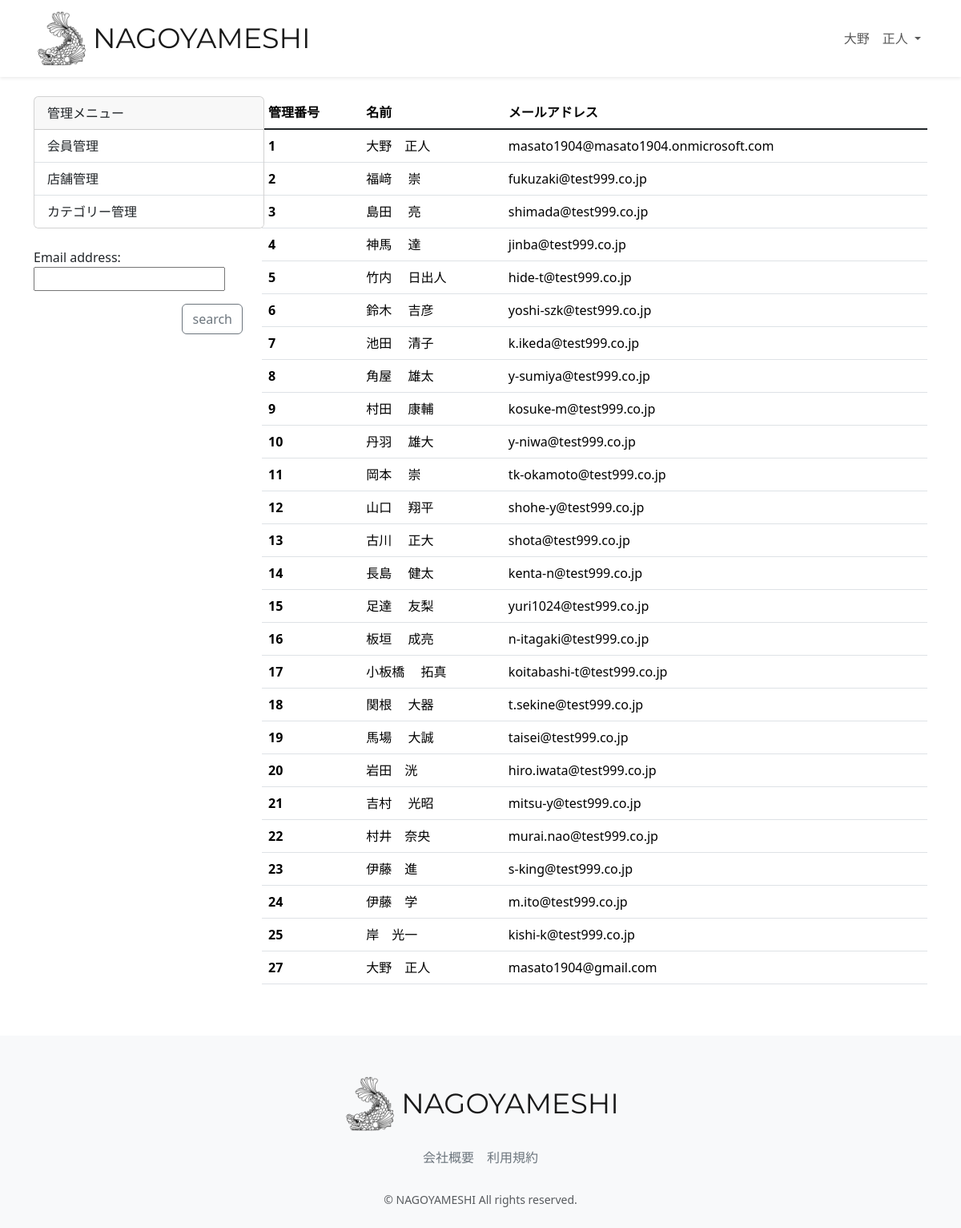
The page /accounts/management_user (signed in) on the database its author committed.
### accounts/models.py (models this page shows, shortened)
class CustomUser(AbstractUser):
    user_name = models.CharField(
        max_length=128, null=True, blank=True, verbose_name="ユーザー名前"
    )
    hurigana = models.CharField(
        max_length=128, null=True, blank=True, verbose_name="フリガナ"
    )
    zip_code = models.CharField(
        max_length=16, null=True, blank=True, verbose_name="郵便番号"
    )
    address = models.CharField(
        max_length=255, null=True, blank=True, verbose_name="住所"
    )
    phone_number = models.CharField(
        max_length=20, null=True, blank=True, verbose_name="電話番号"
    )
    birthday = models.CharField(
        max_length=20, null=True, blank=True, verbose_name="誕生日"
    )
    job = models.CharField(max_length=255, null=True, blank=True, verbose_name="職業")
    subscription = models.BooleanField(null=True, default=False, verbose_name="有料会員")
    card_name = models.CharField(max_length=128, null=True, blank=True,verbose_name='カード名義')
    card_number = models.CharField(max_length=128, null=True, blank=True,verbose_name='カード番号')
    class Meta:
        verbose_name = '会員一覧'
        verbose_name_plural = "会員一覧"

### accounts/views.py (the view)
# urls.py: path("management_user", views.UserList.as_view(model=CustomUser), name="management_user"),
class UserList(OnlyManagementUserMixin, ListView):
    template_name = 'management/management_user.html'
    model = CustomUser
    context_object_name = 'results'
    paginate_by = 10
    def get_context_data(self, **kwargs):
        context = super().get_context_data(**kwargs)
        context["filter"] = CustomUserFilter(self.request.GET,
                queryset=self.get_queryset())
        return context

### accounts/mixins.py (called while the page is built)
    def test_func(self):
        user = self.request.user
        return user.is_staff

### accounts/templates/management/management_user.html (shortened to what this page needs)
{% extends "layout/base.html" %}
{% load static %}
{% block content %}
<main>
  <br>
  <div class="container nagoyameshi-container pb-5">
    <div class="row justify-content-center">
      <div class="col-xl-3 col-lg-4 col-md-12">
        <div class="card" style="width: 18rem;">
          <div class="card-header">
            管理メニュー
          </div>
          <ul class="list-group list-group-flush">
            <li class="list-group-item">
              <a class="dropdown-item" href="{% url 'management_user' %}">会員管理</a>
            </li>
            <li class="list-group-item">
              <a class="dropdown-item" href="{% url 'management_shop' %}">店舗管理</a>
            </li>
            <li class="list-group-item">
              <a class="dropdown-item" href="{% url 'management_category' %}">カテゴリー管理</a>
            </li>
          </ul>
        </div>
        <br>
        <form method="get">
          {{ filter.form.as_p }}
          <div class="d-flex justify-content-end">
            <input class="btn btn-outline-secondary"  type="submit" value="search" >
          </div>
        </form>
      </div>
      <div class="col">
        <div class="d-flex justify-content-between flex-wrap">
          <table class="table">
            <thead>
              <tr>
                <th scope="col">管理番号</th>
                <th scope="col">名前</th>
                <th scope="col">メールアドレス</th>
              </tr>
            </thead>
            <tbody class="table-group-divider">
              <tr>
               {% for obj in filter.qs %}
                <th scope="row">{{ obj.id }}</th>
                <td>{{ obj.user_name }}</td>
                <td>{{ obj.email }}</td>
              </tr>
              {% endfor %}
            </tbody>
          </table>
        </div>
      </div>
    </div>
  </div>
</main>
{% endblock %}

### restaurant/templates/layout/base.html (shortened to what this page needs)
{% load static %}
<!DOCTYPE html>
<html lang="ja">
  <head>
    <link href="https://cdn.jsdelivr.net/npm/bootstrap@5.3.3/dist/css/bootstrap.min.css" rel="stylesheet">
    <link href="{% static 'css/nagoyameshi.css' %}" rel="stylesheet">
  </head>
  <body>
    <div id="app" class="wrapper">
      <nav class="navbar navbar-expand-md navbar-light bg-white shadow-sm">
        <div class="container nagoyameshi-container">
          <a class="navbar-brand app-name" href="{% url 'top_page' %}">
            <div class="d-flex align-items-center">
              <img class="nagoyameshi-logo me-1" src="{% static 'images/logo/logo.png' %}" alt="nagoyameshi">
              NAGOYAMESHI
            </div>
          </a>
          <div class="collapse navbar-collapse" id="navbarSupportedContent">
            <ul class="navbar-nav ms-auto">
              {% if user.subscription %}
              <li class="nav-item dropdown">
                <a id="navbarDropdown" class="nav-link dropdown-toggle" href="#" role="button" data-bs-toggle="dropdown" aria-haspopup="true" aria-expanded="false" v-pre>
                  {{ user.user_name }}
                </a>
              </li>
              {% endif %}
            </ul>
          </div>
        </div>
      </nav>
      {% block content %}{% endblock %}
      <footer class="bg-light">
        <div class="d-flex justify-content-center footer-logo">
          <a class="navbar-brand app-name" href="{% url 'top_page' %}">
            <div class="d-flex align-items-center">
              <img class="nagoyameshi-logo me-1" src="{% static 'images/logo/logo.png' %}" alt="nagoyameshi">
              NAGOYAMESHI
            </div>
          </a>
        </div>
        <div class="d-flex justify-content-center footer-link">
          <a href="{% url 'company_page' %}" class="link-secondary me-3">会社概要</a>
          <a href="{% url 'terms_page' %}" class="link-secondary">利用規約</a>
        </div>
        <p class="text-center text-muted small mb-0">&copy; NAGOYAMESHI All rights reserved.</p>
      </footer>
    </div>
  </body>
</html>

### static/css/nagoyameshi.css (style rules this page uses)
.wrapper { min-height: 100vh; position: relative; padding-bottom: 240px; box-sizing: border-box; }
.nagoyameshi-logo { height: 70px; }
.app-name { font-family: "Montserrat", sans-serif; font-optical-sizing: auto; font-weight: weight; font-style: normal; font-size: 35px; color: #191919; }
footer { width: 100%; height: 240px; position: absolute; bottom: 0; padding: 50px 15px; }
.footer-logo { margin-bottom: 20px; }
.footer-link { margin-bottom: 30px; }
a { text-decoration: none !important; }

### rows shown on the page
CustomUser: user_name "大野 正人", id "1", email "masato1904@masato1904.onmicrosoft.com"
CustomUser: id "2", user_name "福﨑 崇", email "fukuzaki@test999.co.jp"
CustomUser: id "3", user_name "島田 亮", email "shimada@test999.co.jp"
CustomUser: id "4", user_name "神馬 達", email "jinba@test999.co.jp"
CustomUser: id "5", user_name "竹内 日出人", email "hide-t@test999.co.jp"
CustomUser: id "6", user_name "鈴木 吉彦", email "yoshi-szk@test999.co.jp"
CustomUser: id "7", user_name "池田 清子", email "k.ikeda@test999.co.jp"
CustomUser: id "8", user_name "角屋 雄太", email "y-sumiya@test999.co.jp"
CustomUser: id "9", user_name "村田 康輔", email "kosuke-m@test999.co.jp"
CustomUser: id "10", user_name "丹羽 雄大", email "y-niwa@test999.co.jp"
CustomUser: id "11", user_name "岡本 崇", email "tk-okamoto@test999.co.jp"
CustomUser: id "12", user_name "山口 翔平", email "shohe-y@test999.co.jp"
CustomUser: id "13", user_name "古川 正大", email "shota@test999.co.jp"
CustomUser: id "14", user_name "長島 健太", email "kenta-n@test999.co.jp"
CustomUser: id "15", user_name "足達 友梨", email "yuri1024@test999.co.jp"
CustomUser: id "16", user_name "板垣 成亮", email "n-itagaki@test999.co.jp"
CustomUser: id "17", user_name "小板橋 拓真", email "koitabashi-t@test999.co.jp"
CustomUser: id "18", user_name "関根 大器", email "t.sekine@test999.co.jp"
CustomUser: id "19", user_name "馬場 大誠", email "taisei@test999.co.jp"
CustomUser: id "20", user_name "岩田 洸", email "hiro.iwata@test999.co.jp"
CustomUser: id "21", user_name "吉村 光昭", email "mitsu-y@test999.co.jp"
CustomUser: id "22", user_name "村井 奈央", email "murai.nao@test999.co.jp"
CustomUser: id "23", user_name "伊藤 進", email "s-king@test999.co.jp"
CustomUser: id "24", user_name "伊藤 学", email "m.ito@test999.co.jp"
CustomUser: id "25", user_name "岸 光一", email "kishi-k@test999.co.jp"
CustomUser: id "27", user_name "大野 正人", email "masato1904@gmail.com"
